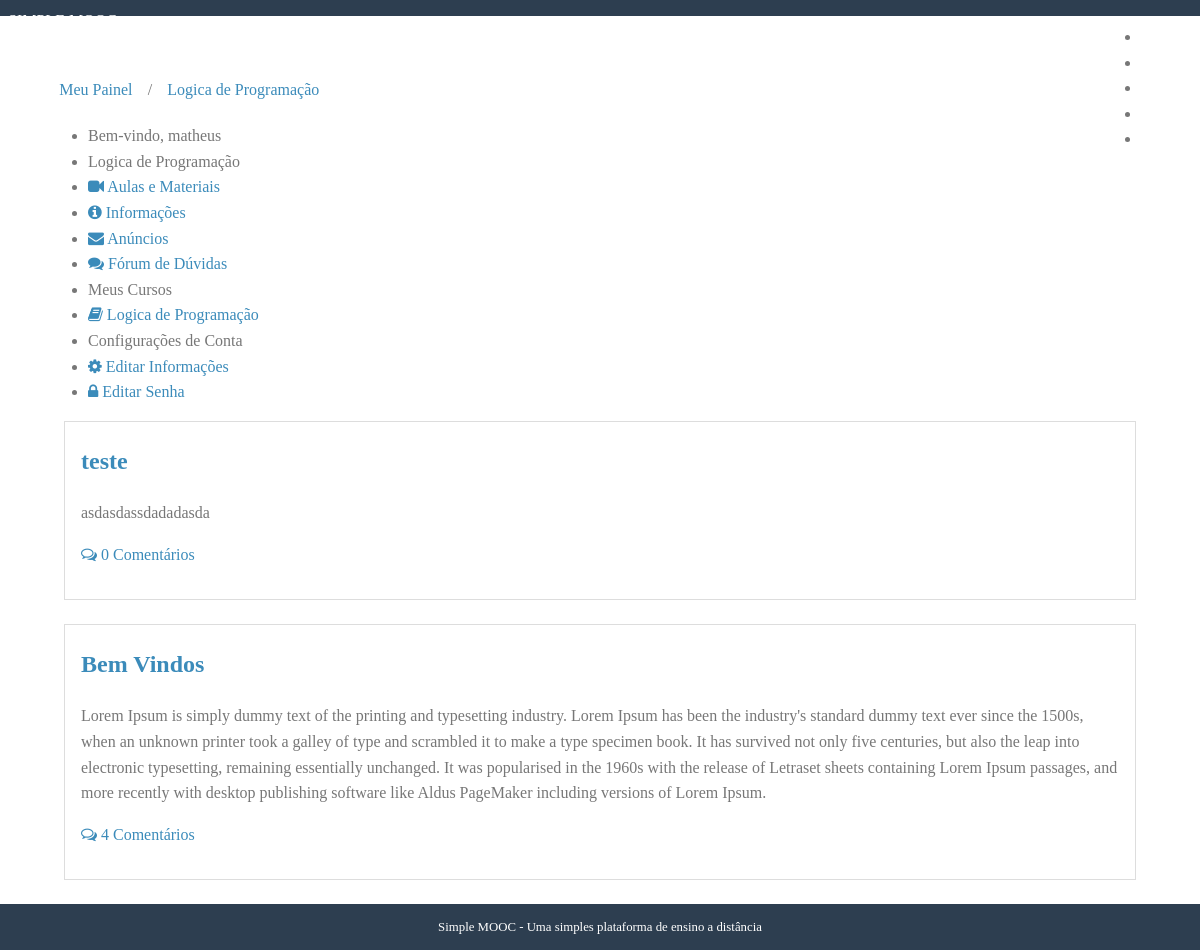
The app's page /cursos/logica-de-programacao/anuncios/ (signed in) with its own data.
### simplemooc/courses/models.py (models this page shows, shortened)
class Course(models.Model):
    name = models.CharField('Nome', max_length=100)
    slug = models.SlugField('Atalho')
    description = models.TextField('Descrição Simples', blank=True)
    about = models.TextField('Sobre o Curso', blank=True)
    startDate = models.DateField('Data de Ínicio', null=True, blank=True)
    image = models.ImageField(
        'Imagem', upload_to='courses/images', null=True, blank=True)
    createdAt = models.DateTimeField('Criado em', auto_now_add=True)
    updatedAt = models.DateTimeField('Atualizado em', auto_now=True)
    objects = CourseManager()
    def __str__(self):
        return self.name
    class Meta:
        verbose_name = 'Curso'
        verbose_name_plural = 'Cursos'
        ordering = ['name']

class Enrollment(models.Model):
    STATUS_CHOICES = (
        (0, 'Pendente'),
        (1, 'Inscrito'),
        (2, 'Cancelado'),
        (3, 'Recusado'),
    )
    user = models.ForeignKey(settings.AUTH_USER_MODEL,
                             verbose_name='Usuário', related_name='enrollments', on_delete=models.DO_NOTHING)
    course = models.ForeignKey(
        Course, verbose_name='Curso', related_name='enrollments',  on_delete=models.DO_NOTHING)
    status = models.IntegerField(
        'Situação', choices=STATUS_CHOICES, default=0, blank=True)
    created_at = models.DateTimeField('Criado em', auto_now_add=True)
    updated_at = models.DateTimeField('Atualizado em', auto_now=True)
    class Meta:
        verbose_name = 'Inscrição'
        verbose_name_plural = 'Inscrições'
        unique_together = (
            ('user', 'course'),
        )

class Announcements(models.Model):
    course = models.ForeignKey(Course, verbose_name='Curso',related_name= 'announcements',on_delete=models.CASCADE)
    tittle = models.CharField('Título', max_length=100)
    content = models.TextField('Conteúdo')
    created_at = models.DateTimeField('Criado em', auto_now_add=True)
    updated_at = models.DateTimeField('Atualizado em', auto_now=True)
    class Meta:
        verbose_name = 'Anúncio'
        verbose_name_plural = 'Anúncios'
        ordering = ['-created_at']

### simplemooc/accounts/models.py (models this page shows, shortened)
class User(AbstractBaseUser, PermissionsMixin):
    username = models.CharField('Nome de Usuario', max_length=30, unique=True,
    validators=[validators.RegexValidator(re.compile('^[\w.@+-]+$'),
            'O nome de Usuário só pode conter letras, números ou os seguintes caracteres: @/./+/-/_', 'invalid')])
    email = models.EmailField('E-mail', unique=True)
    name = models.CharField('Nome', max_length=100, blank=True)
    is_active = models.BooleanField('Está Ativo?', blank=True, default=True)
    is_staff = models.BooleanField('É da equipe?', blank=True, default=False)
    date_joined = models.DateTimeField('Data de Entrada', auto_now_add=True)
    objects = UserManager()
    USERNAME_FIELD = 'username'
    REQUIRED_FIELDS =['email']
    def __str__(self):
        return self.name or self.username
    class Meta:
        verbose_name = 'Usuário'
        verbose_name_plural = 'Usuários'

### simplemooc/courses/decorators.py (the view, shortened to what this page needs)
    def _wrapper(request, *args, **kwargs):
        slug = kwargs['slug']
        course = get_object_or_404(Course, slug=slug)
        has_permission = request.user.is_staff
        if not has_permission:
            messages.error(request, message)
            return redirect('accounts:dashboard')
        request.course = course
        return view_func(request, *args, **kwargs)

### simplemooc/courses/templatetags/courses_tags.py (called while the page is built)
@register.inclusion_tag('courses/templatetags/my_courses.html')
def my_courses(user):
    enrollments = Enrollment.objects.filter(user=user)
    context = {'enrollments': enrollments}
    return context

### simplemooc/courses/views.py (called while the page is built)
@login_required
@enrollment_required
def announcements(request, slug):
    context = {}
    course = request.course
    template_name = 'courses/announcements.html'
    context['course'] = course
    context['announcements'] = course.announcements.all()
    context['enrollments'] = Enrollment.objects.filter(user=request.user)
    return render(request, template_name, context)

### simplemooc/courses/templates/courses/announcements.html
{% extends "courses/course_dashboard.html" %}
{% block dashboard_content %}
{% for announcement in announcements %}
<div class="well">
    <h2>
        <a href="{% url 'course:show_announcement' announcement.course.slug announcement.pk %}">
            {{ announcement.tittle }}
        </a>
    </h2>
    {{announcement.content|linebreaks}}
    <p>
        <a href="{% url 'course:show_announcement' announcement.course.slug announcement.pk %}#comments" title="">
        <i class="fa fa-comments-o"></i>
        {% with comments_count=announcement.comments.count %}
            {{ comments_count }} Comentário{{comments_count|pluralize}}
        {% endwith %}
        </a>
    </p>
</div>
{% empty %}
<div class="well">
    <h2>Não há anúncios</h2>
</div>
{% endfor %}
{% endblock %}

### simplemooc/courses/templates/courses/course_dashboard.html
{% extends "accounts/dashboard.html" %}
{% block breadcrumb %}
    {{ block.super }}
    <li>/</li>
    <li><a href="{% url 'course:announcements' course.slug %}">{{ course }}</a></li>
{% endblock %}
{% block menu_options %}
<li class="pure-menu-heading">
    {{ course }}
</li>
<li>
    <a href="{% url 'course:lessons' course.slug %}">
        <i class="fa fa-video-camera"></i>
        Aulas e Materiais
    </a>
</li>
<li>
    <a href="#">
        <i class="fa fa-info-circle"></i>
        Informações
    </a>
</li>
<li>
    <a href="#">
        <i class="fa fa-envelope"></i>
        Anúncios
    </a>
</li>
<li>
    <a href="#">
        <i class="fa fa-comments"></i>
        Fórum de Dúvidas
    </a>
</li>
{{ block.super }}
{% endblock %}

### simplemooc/accounts/templates/accounts/dashboard.html (shortened to what this page needs)
{% extends "base.html" %}
{% load courses_tags %}
{% block content %}
<div class="pure-g-r content-ribbon">
    <div class="pure-u-1">
        <ul class="breadcrumb">
            {% block breadcrumb %}
            <li><a href="{% url 'accounts:dashboard' %}">Meu Painel</a></li>
            {% endblock %}
        </ul>
    </div>
    <div class="pure-u-1-3">
        <div class="pure-menu pure-menu-open">
            <ul>
                <li class="pure-menu-heading">
                    Bem-vindo, {{ user }}
                </li>
                {% block menu_options %}
                {% my_courses user %}
                <li class="pure-menu-heading">Configurações de Conta</li>
                <li>
                    <a href="{% url 'accounts:edit' %}">
                    <i class="fa fa-cog"></i>
                    Editar Informações
                    </a>
                </li>
                <li>
                    <a href="{% url 'accounts:edit_password' %}">
                    <i class="fa fa-lock"></i>
                    Editar Senha
                    </a>
                </li>
                {% endblock %}
            </ul>
        </div>
    </div>
    <div class="pure-u-2-3">
        <div class="inner">
            {% block dashboard_content %}{% endblock %}
        </div>
    </div>
</div>
{% endblock %}

### simplemooc/courses/templates/courses/templatetags/my_courses.html
<li class="pure-menu-heading">Meus Cursos</li>
{% for enrollment in enrollments %}
<li><a href="#">
    <i class="fa fa-book"></i>
    {{ enrollment.course }}</a></li>
{% empty %}
<li>Nenhum curso encontrado</li>
{% endfor %}

### simplemooc/core/static/css/styles.css (style rules this page uses)
* { -webkit-box-sizing: border-box; -moz-box-sizing: border-box; box-sizing: border-box; }
body { margin: 0 auto; line-height: 1.7em; }
a { color: #3b8bba; }
.content .content-ribbon { margin: 1.5em 3em; }
.inner { padding: 0em 1em; }
.inner p { margin-top: 0; }
ul.breadcrumb { padding: 0; }
ul.breadcrumb li { display: inline-block; }
ul.breadcrumb li a { display: inline-block; padding: 0.3em 0.7em; }
body { min-width: 320px; color: #777; line-height: 1.6; }
h1, h2, h3, h4, h5, h6 { font-weight: bold; color: rgb(75, 75, 75); }
a { color: #3b8bba; text-decoration: none; }
.well { border: 1px solid #ddd; padding: 0em 1em 1em 1em; margin-bottom: 1.5em; }

### records on screen
Course: name "Logica de Programação"
User: name+username "matheus"
Enrollment: course "Logica de Programação"
Announcements: tittle "teste", content "asdasdassdadadasda", comments.count "0"
Announcements: tittle "Bem Vindos", content "Lorem Ipsum is simply dummy text of the printing and typesetting industry. Lorem Ipsum has been the industry's standard dummy text ever since the 1500s, when an unknown printer took a galley of type and scrambled it to make a type specimen book. It has survived not only five centuries, but also the leap into electronic typesetting, remaining essentially unchanged. It was popularised in the 1960s with the release of Letraset sheets containing Lorem Ipsum passages, and more recently with desktop publishing software like Aldus PageMaker including versions of Lorem Ipsum.", comments.count "4"
